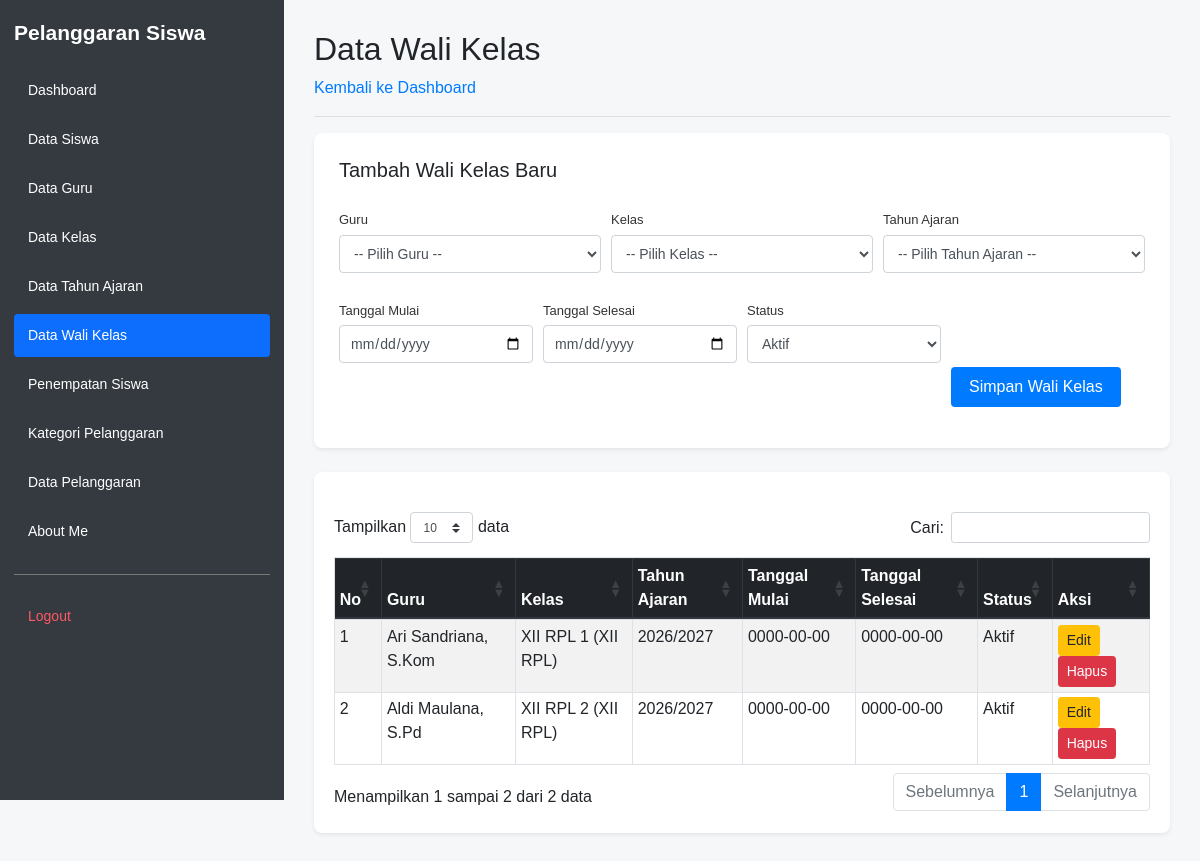
/kelola_walikelas.php (signed in), run on the app's committed database.
### tables this page shows
CREATE TABLE `t_wali_kelas` (
  `id` int(11) NOT NULL AUTO_INCREMENT,
  `tahun_ajaran_id` int(11) DEFAULT NULL,
  `kelas_id` int(11) DEFAULT NULL,
  `guru_id` int(11) DEFAULT NULL,
  `tanggal_mulai` date NOT NULL,
  `tanggal_selesai` date NOT NULL,
  `status_aktif` tinyint(1) NOT NULL,
  `created_at` timestamp NOT NULL DEFAULT current_timestamp(),
  `updated_at` timestamp NOT NULL DEFAULT current_timestamp(),
  PRIMARY KEY (`id`),
  UNIQUE KEY `uq_t_wali_kelas_kelas_ta` (`kelas_id`,`tahun_ajaran_id`),
  KEY `tahun_ajaran_id` (`tahun_ajaran_id`),
  KEY `kelas_id` (`kelas_id`),
  KEY `guru_id` (`guru_id`),
  CONSTRAINT `t_wali_kelas_ibfk_1` FOREIGN KEY (`kelas_id`) REFERENCES `t_kelas` (`id`) ON DELETE CASCADE,
  CONSTRAINT `t_wali_kelas_ibfk_2` FOREIGN KEY (`guru_id`) REFERENCES `t_guru` (`id`) ON DELETE CASCADE
);

CREATE TABLE `t_guru` (
  `id` int(11) NOT NULL AUTO_INCREMENT,
  `nip` varchar(30) NOT NULL,
  `nama` varchar(150) DEFAULT NULL,
  `email` varchar(150) NOT NULL,
  `status_aktif` tinyint(1) NOT NULL,
  `user_id` int(11) NOT NULL,
  `created_at` timestamp NOT NULL DEFAULT current_timestamp(),
  `updated_at` timestamp NOT NULL DEFAULT current_timestamp(),
  PRIMARY KEY (`id`),
  UNIQUE KEY `uq_t_guru_nip` (`nip`),
  UNIQUE KEY `uq_t_guru_email` (`email`),
  UNIQUE KEY `uq_t_guru_user_id` (`user_id`),
  CONSTRAINT `t_guru_ibfk_1` FOREIGN KEY (`user_id`) REFERENCES `t_users` (`id`) ON DELETE CASCADE
);

CREATE TABLE `t_kelas` (
  `id` int(11) NOT NULL AUTO_INCREMENT,
  `nama` varchar(100) DEFAULT NULL,
  `tingkat` varchar(20) NOT NULL,
  `jurusan` varchar(100) NOT NULL,
  `status_aktif` tinyint(1) NOT NULL,
  `created_at` timestamp NOT NULL DEFAULT current_timestamp(),
  `updated_at` timestamp NOT NULL DEFAULT current_timestamp(),
  PRIMARY KEY (`id`),
  UNIQUE KEY `uq_t_kelas_nama` (`nama`)
);

CREATE TABLE `t_tahun_ajaran` (
  `id` int(11) NOT NULL AUTO_INCREMENT,
  `nama` varchar(20) DEFAULT NULL,
  `tanggal_mulai` date NOT NULL,
  `tanggal_selesai` date NOT NULL,
  `status_aktif` tinyint(1) NOT NULL,
  `created_at` timestamp NOT NULL DEFAULT current_timestamp(),
  `updated_at` timestamp NOT NULL DEFAULT current_timestamp(),
  PRIMARY KEY (`id`),
  UNIQUE KEY `uq_t_tahun_ajaran_nama` (`nama`)
);

### kelola_walikelas.php (the view, shortened to what this page needs)
<?php
include 'config/koneksi.php';
$query = "SELECT wk.*,
                 g.nama AS nama_guru,
                 k.nama AS nama_kelas,
                 k.tingkat,
                 k.jurusan,
                 ta.nama AS tahun_ajaran
          FROM t_wali_kelas wk
          LEFT JOIN t_guru g ON wk.guru_id = g.id
          LEFT JOIN t_kelas k ON wk.kelas_id = k.id
          LEFT JOIN t_tahun_ajaran ta
              ON wk.tahun_ajaran_id = ta.id
          ORDER BY wk.id DESC";
$data = mysqli_query($koneksi, $query);
?>
<!DOCTYPE html>
<html lang="id">
<head>
    <link rel="stylesheet"
          href="https://cdn.jsdelivr.net/npm/bootstrap@4.1.3/dist/css/bootstrap.min.css">
    <link rel="stylesheet"
          href="https://cdn.datatables.net/1.13.8/css/dataTables.bootstrap4.min.css">
    <link rel="stylesheet" href="layout/layout.css">
</head>
<body>
<?php include 'layout/sidebar.php'; ?>
<main class="app-main">
            <h2>Data Wali Kelas</h2>
            <a href="dashboard.php">Kembali ke Dashboard</a>
            <hr>
            <div class="form-card form-card-full shadow-sm mb-4">
                <h5 class="mb-3">Tambah Wali Kelas Baru</h5>
                <form action="proses_tambah_walikelas.php" method="POST">
                    <div class="form-row">
                        <div class="form-group col-md-4">
                            <label>Guru</label>
                            <select name="guru_id" class="form-control" required>
                                <option value="">-- Pilih Guru --</option>
                            </select>
                        </div>
                        <div class="form-group col-md-4">
                            <label>Kelas</label>
                            <select name="kelas_id" class="form-control" required>
                                <option value="">-- Pilih Kelas --</option>
                            </select>
                        </div>
                        <div class="form-group col-md-4">
                            <label>Tahun Ajaran</label>
                            <select name="tahun_ajaran_id" class="form-control" required>
                                <option value="">-- Pilih Tahun Ajaran --</option>
                            </select>
                        </div>
                    </div>
                    <div class="form-row">
                        <div class="form-group col-md-3">
                            <label>Tanggal Mulai</label>
                            <input type="date" name="tanggal_mulai" class="form-control" required>
                        </div>
                        <div class="form-group col-md-3">
                            <label>Tanggal Selesai</label>
                            <input type="date" name="tanggal_selesai" class="form-control" required>
                        </div>
                        <div class="form-group col-md-3">
                            <label>Status</label>
                            <select name="status_aktif" class="form-control" required>
                                <option value="1">Aktif</option>
                            </select>
                        </div>
                        <div class="form-group col-md-3">
                            <label>&nbsp;</label><br>
                            <button type="submit" name="simpan" class="btn btn-primary">
                                Simpan Wali Kelas
                            </button>
                        </div>
                    </div>
                </form>
            </div>
            <div class="table-card shadow-sm">
            <div class="table-responsive">
                <table id="tabelWaliKelas"
                       class="table table-striped table-bordered table-hover table-sm"
                       style="width:100%">
                    <thead class="thead-dark">
                        <tr>
                            <th>No</th>
                            <th>Guru</th>
                            <th>Kelas</th>
                            <th>Tahun Ajaran</th>
                            <th>Tanggal Mulai</th>
                            <th>Tanggal Selesai</th>
                            <th>Status</th>
                            <th>Aksi</th>
                        </tr>
                    </thead>
                    <tbody>
                    <?php
                    $no = 1;
                    while ($row = mysqli_fetch_assoc($data)) {
                    ?>
                        <tr>
                            <td><?= $no++; ?></td>
                            <td>
                                <?= htmlspecialchars(
                                    $row['nama_guru'] ?? '-',
                                    ENT_QUOTES,
                                    'UTF-8'
                                ); ?>
                            </td>
                            <td>
                                <?= htmlspecialchars(
                                    $row['nama_kelas'] ?? '-',
                                    ENT_QUOTES,
                                    'UTF-8'
                                ); ?>
                                (<?= htmlspecialchars(
                                    $row['tingkat'] ?? '-',
                                    ENT_QUOTES,
                                    'UTF-8'
                                ); ?>
                                <?= htmlspecialchars(
                                    $row['jurusan'] ?? '',
                                    ENT_QUOTES,
                                    'UTF-8'
                                ); ?>)
                            </td>
                            <td>
                                <?= htmlspecialchars(
                                    $row['tahun_ajaran'] ?? '-',
                                    ENT_QUOTES,
                                    'UTF-8'
                                ); ?>
                            </td>
                            <td>
                                <?= htmlspecialchars(
                                    $row['tanggal_mulai'] ?? '-',
                                    ENT_QUOTES,
                                    'UTF-8'
                                ); ?>
                            </td>
                            <td>
                                <?= htmlspecialchars(
                                    $row['tanggal_selesai'] ?? '-',
                                    ENT_QUOTES,
                                    'UTF-8'
                                ); ?>
                            </td>
                            <td>
                                <?= ($row['status_aktif'] ?? 0) == 1
                                    ? 'Aktif'
                                    : 'Tidak Aktif'; ?>
                            </td>
                            <td>
                                <a class="btn btn-warning btn-sm"
                                   href="edit_walikelas.php?id=<?= (int)$row['id']; ?>">
                                    Edit
                                </a>
                                <a class="btn btn-danger btn-sm"
                                   href="hapus_walikelas.php?id=<?= (int)$row['id']; ?>"
                                   onclick="return confirm('Yakin ingin menghapus data ini?')">
                                    Hapus
                                </a>
                            </td>
                        </tr>
                    <?php } ?>
                    </tbody>
                </table>
                </div>
            </div>
        </main>
</body>
</html>

### layout/sidebar.php (shortened to what this page needs)
<?php
$current_page = basename($_SERVER['PHP_SELF']);
$role = strtolower((string)($_SESSION['role'] ?? ''));
$menu = [];
$menuAdmin = [
    'dashboard.php' => 'Dashboard',
    'kelola_siswa.php' => 'Data Siswa',
    'kelola_guru.php' => 'Data Guru',
    'kelola_kelas.php' => 'Data Kelas',
    'kelola_tahun_ajaran.php' => 'Data Tahun Ajaran',
    'kelola_walikelas.php' => 'Data Wali Kelas',
    'penempatan_siswa.php' => 'Penempatan Siswa',
    'kelola_pelanggaran_kategori.php' => 'Kategori Pelanggaran',
    'kelola_pelanggaran.php' => 'Data Pelanggaran',
    'about_me.php' => 'About Me'
];
$menuGuru = [
    'dashboard.php' => 'Dashboard',
    'catatan_pelanggaran.php' => 'Catat Pelanggaran',
    'tindakan.php' => 'Tindakan',
    'riwayat.php' => 'Riwayat',
    'rekap_poin.php' => 'Rekap Poin',
    'about_me.php' => 'About Me'
];
if ($role === 'admin') {
    $menu = $menuAdmin;
} elseif ($role === 'guru') {
    $menu = $menuGuru;
}
?>
<link rel="stylesheet" href="layout/layout.css">
<aside class="app-sidebar">
    <h4>Pelanggaran Siswa</h4>
    <nav>
        <?php foreach ($menu as $file => $label): ?>
            <a
                href="<?= htmlspecialchars($file, ENT_QUOTES, 'UTF-8') ?>"
                class="<?= ($current_page === $file) ? 'active' : '' ?>"
                <?= ($current_page === $file)
                    ? 'aria-current="page"'
                    : '' ?>
            ><?= htmlspecialchars($label, ENT_QUOTES, 'UTF-8') ?></a>
        <?php endforeach; ?>
        <hr>
        <a href="logout.php" class="logout">Logout</a>
    </nav>
</aside>

### layout/layout.css (style rules this page uses)
* { box-sizing: border-box; }
html, body { margin: 0; padding: 0; min-height: 100vh; font-family: Arial, sans-serif; background: #f5f7f9; }
.app-sidebar { position: fixed; top: 0; left: 0; bottom: 0; width: 284px; height: 100vh; padding: 20px 14px; overflow-y: auto; overflow-x: hidden; background: #343a40; z-index: 1000; }
.app-sidebar h4 { color: #ffffff; font-size: 21px; font-weight: bold; margin: 0 0 24px; }
.app-sidebar nav { display: flex; flex-direction: column; width: 100%; }
.app-sidebar nav a { display: block; width: 100%; padding: 11px 14px; margin-bottom: 6px; color: #ffffff; font-size: 14px; text-decoration: none; border-radius: 4px; }
.app-sidebar nav a.active { background: #0d6efd; color: #ffffff; }
.app-sidebar nav hr { width: 100%; border: 0; border-top: 1px solid #777777; margin: 15px 0; }
.app-sidebar nav a.logout { color: #ff5964; margin-top: 5px; }
.app-main { display: block; width: auto; min-width: 0; min-height: 100vh; margin-left: 284px; padding: 30px; }
.app-main h1, .app-main h2 { margin-top: 0; }
.app-main .table-responsive { width: 100%; }
.table-card { background: #ffffff; border-radius: 8px; padding: 20px; width: 100%; }
.form-card { background: #ffffff; border-radius: 8px; padding: 25px; max-width: 720px; }
.form-card-full { max-width: 100%; }
.form-card label { display: block; font-size: 13px; margin: 12px 0 5px; color: #333; }
.form-card input[type="text"], .form-card input[type="email"], .form-card input[type="password"], .form-card input[type="date"], .form-card input[type="number"], .form-card select, .form-card textarea { width: 100%; padding: 8px 10px; border: 1px solid #ced4da; border-radius: 4px; font-size: 14px; box-sizing: border-box; }
.form-card button { margin-top: 18px; padding: 8px 18px; border: none; border-radius: 4px; cursor: pointer; }

### kelola_walikelas.php (style rules this page uses)
.table-responsive { margin-top: 20px; }

### data on the page
t_wali_kelas: guru.nama "Ari Sandriana, S.Kom", kelas.nama "XII RPL 1", kelas.tingkat "XII", kelas.jurusan "RPL", tahun_ajaran.nama "2026/2027", tanggal_mulai "0000-00-00", tanggal_selesai "0000-00-00", status_aktif "Aktif"
t_wali_kelas: guru.nama "Aldi Maulana, S.Pd", kelas.nama "XII RPL 2", kelas.tingkat "XII", kelas.jurusan "RPL", tahun_ajaran.nama "2026/2027", tanggal_mulai "0000-00-00", tanggal_selesai "0000-00-00", status_aktif "Aktif"

### other printed values
$label "Dashboard"
$label "Data Siswa"
$label "Data Guru"
$label "Data Kelas"
$label "Data Tahun Ajaran"
$label "Data Wali Kelas"
$label "Penempatan Siswa"
$label "Kategori Pelanggaran"
$label "Data Pelanggaran"
$label "About Me"
